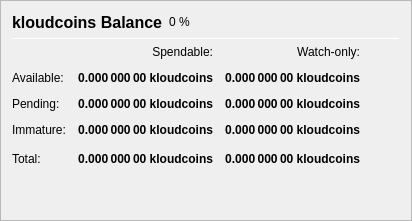
                   <widget class="QFrame" name="frame_Balances">
                    <property name="frameShape">
                     <enum>QFrame::StyledPanel</enum>
                    </property>
                    <property name="frameShadow">
                     <enum>QFrame::Raised</enum>
                    </property>
                    <layout class="QVBoxLayout" name="verticalLayout_4">
                     <item>
                      <layout class="QHBoxLayout" name="horizontalLayout_4">
                       <item>
                        <widget class="QLabel" name="label_5">
                         <property name="minimumSize">
                          <size>
                           <width>0</width>
                           <height>20</height>
                          </size>
                         </property>
                         <property name="font">
                          <font>
                           <pointsize>12</pointsize>
                           <weight>75</weight>
                           <bold>true</bold>
                          </font>
                         </property>
                         <property name="text">
                          <string>kloudcoins Balance</string>
                         </property>
                        </widget>
                       </item>
                       <item>
                        <widget class="QLabel" name="labelECAPercent">
                         <property name="text">
                          <string notr="true">0 %</string>
                         </property>
                        </widget>
                       </item>
                       <item>
                        <spacer name="horizontalSpacer_3">
                         <property name="orientation">
                          <enum>Qt::Horizontal</enum>
                         </property>
                         <property name="sizeHint" stdset="0">
                          <size>
                           <width>40</width>
                           <height>20</height>
                          </size>
                         </property>
                        </spacer>
                       </item>
                      </layout>
                     </item>
                     <item>
                      <widget class="Line" name="line_Balance">
                       <property name="minimumSize">
                        <size>
                         <width>0</width>
                         <height>1</height>
                        </size>
                       </property>
                       <property name="maximumSize">
                        <size>
                         <width>16777215</width>
                         <height>1</height>
                        </size>
                       </property>
                       <property name="orientation">
                        <enum>Qt::Horizontal</enum>
                       </property>
                      </widget>
                     </item>
                     <item>
                      <layout class="QGridLayout" name="gridLayout">
                       <property name="spacing">
                        <number>12</number>
                       </property>
                       <item row="0" column="1">
                        <widget class="QLabel" name="labelSpendable">
                         <property name="text">
                          <string>Spendable:</string>
                         </property>
                         <property name="alignment">
                          <set>Qt::AlignRight|Qt::AlignTrailing|Qt::AlignVCenter</set>
                         </property>
                        </widget>
                       </item>
                       <item row="0" column="2">
                        <widget class="QLabel" name="labelWatchonly">
                         <property name="text">
                          <string>Watch-only:</string>
                         </property>
                         <property name="alignment">
                          <set>Qt::AlignRight|Qt::AlignTrailing|Qt::AlignVCenter</set>
                         </property>
                        </widget>
                       </item>
                       <item row="1" column="0">
                        <widget class="QLabel" name="labelBalanceText">
                         <property name="text">
                          <string>Available:</string>
                         </property>
                        </widget>
                       </item>
                       <item row="1" column="1">
                        <widget class="QLabel" name="labelBalance">
                         <property name="font">
                          <font>
                           <weight>75</weight>
                           <bold>true</bold>
                          </font>
                         </property>
                         <property name="cursor">
                          <cursorShape>IBeamCursor</cursorShape>
                         </property>
                         <property name="toolTip">
                          <string>Your current spendable balance</string>
                         </property>
                         <property name="text">
                          <string notr="true">0.000 000 00 kloudcoins</string>
                         </property>
                         <property name="alignment">
                          <set>Qt::AlignRight|Qt::AlignTrailing|Qt::AlignVCenter</set>
                         </property>
                         <property name="textInteractionFlags">
                          <set>Qt::LinksAccessibleByMouse|Qt::TextSelectableByKeyboard|Qt::TextSelectableByMouse</set>
                         </property>
                        </widget>
                       </item>
                       <item row="1" column="2">
                        <widget class="QLabel" name="labelWatchAvailable">
                         <property name="font">
                          <font>
                           <weight>75</weight>
                           <bold>true</bold>
                          </font>
                         </property>
                         <property name="cursor">
                          <cursorShape>IBeamCursor</cursorShape>
                         </property>
                         <property name="toolTip">
                          <string>Your current balance in watch-only addresses</string>
                         </property>
                         <property name="text">
                          <string notr="true">0.000 000 00 kloudcoins</string>
                         </property>
                         <property name="alignment">
                          <set>Qt::AlignRight|Qt::AlignTrailing|Qt::AlignVCenter</set>
                         </property>
                         <property name="textInteractionFlags">
                          <set>Qt::LinksAccessibleByMouse|Qt::TextSelectableByKeyboard|Qt::TextSelectableByMouse</set>
                         </property>
                        </widget>
                       </item>
                       <item row="2" column="0">
                        <widget class="QLabel" name="labelPendingText">
                         <property name="text">
                          <string>Pending:</string>
                         </property>
                        </widget>
                       </item>
                       <item row="2" column="1">
                        <widget class="QLabel" name="labelUnconfirmed">
                         <property name="font">
                          <font>
                           <weight>75</weight>
                           <bold>true</bold>
                          </font>
                         </property>
                         <property name="cursor">
                          <cursorShape>IBeamCursor</cursorShape>
                         </property>
                         <property name="toolTip">
                          <string>Total of transactions that have yet to be confirmed, and do not yet count toward the spendable balance</string>
                         </property>
                         <property name="text">
                          <string notr="true">0.000 000 00 kloudcoins</string>
                         </property>
                         <property name="alignment">
                          <set>Qt::AlignRight|Qt::AlignTrailing|Qt::AlignVCenter</set>
                         </property>
                         <property name="textInteractionFlags">
                          <set>Qt::LinksAccessibleByMouse|Qt::TextSelectableByKeyboard|Qt::TextSelectableByMouse</set>
                         </property>
                        </widget>
                       </item>
                       <item row="2" column="2">
                        <widget class="QLabel" name="labelWatchPending">
                         <property name="font">
                          <font>
                           <weight>75</weight>
                           <bold>true</bold>
                          </font>
                         </property>
                         <property name="cursor">
                          <cursorShape>IBeamCursor</cursorShape>
                         </property>
                         <property name="toolTip">
                          <string>Unconfirmed transactions to watch-only addresses</string>
                         </property>
                         <property name="text">
                          <string notr="true">0.000 000 00 kloudcoins</string>
                         </property>
                         <property name="alignment">
                          <set>Qt::AlignRight|Qt::AlignTrailing|Qt::AlignVCenter</set>
                         </property>
                         <property name="textInteractionFlags">
                          <set>Qt::LinksAccessibleByMouse|Qt::TextSelectableByKeyboard|Qt::TextSelectableByMouse</set>
                         </property>
                        </widget>
                       </item>
                       <item row="3" column="0">
                        <widget class="QLabel" name="labelImmatureText">
                         <property name="text">
                          <string>Immature:</string>
                         </property>
                        </widget>
                       </item>
                       <item row="3" column="1">
                        <widget class="QLabel" name="labelImmature">
                         <property name="font">
                          <font>
                           <weight>75</weight>
                           <bold>true</bold>
                          </font>
                         </property>
                         <property name="cursor">
                          <cursorShape>IBeamCursor</cursorShape>
                         </property>
                         <property name="toolTip">
                          <string>Staked rewards that has not yet matured</string>
                         </property>
                         <property name="text">
                          <string notr="true">0.000 000 00 kloudcoins</string>
                         </property>
                         <property name="alignment">
                          <set>Qt::AlignRight|Qt::AlignTrailing|Qt::AlignVCenter</set>
                         </property>
                         <property name="textInteractionFlags">
                          <set>Qt::LinksAccessibleByMouse|Qt::TextSelectableByKeyboard|Qt::TextSelectableByMouse</set>
                         </property>
                        </widget>
                       </item>
                       <item row="3" column="2">
                        <widget class="QLabel" name="labelWatchImmature">
                         <property name="font">
                          <font>
                           <weight>75</weight>
                           <bold>true</bold>
                          </font>
                         </property>
                         <property name="cursor">
                          <cursorShape>IBeamCursor</cursorShape>
                         </property>
                         <property name="toolTip">
                          <string>Staked or masternode rewards in watch-only addresses that has not yet matured</string>
                         </property>
                         <property name="text">
                          <string notr="true">0.000 000 00 kloudcoins</string>
                         </property>
                         <property name="alignment">
                          <set>Qt::AlignRight|Qt::AlignTrailing|Qt::AlignVCenter</set>
                         </property>
                         <property name="textInteractionFlags">
                          <set>Qt::LinksAccessibleByMouse|Qt::TextSelectableByKeyboard|Qt::TextSelectableByMouse</set>
                         </property>
                        </widget>
                       </item>
                       <!--
                       <item row="4" column="0">
                        <widget class="QLabel" name="labelLockedBalanceText">
                         <property name="toolTip">
                          <string>Locked kloudcoins or Masternode collaterals. These are excluded from zECA minting.</string>
                         </property>
                         <property name="text">
                          <string>Locked:</string>
                         </property>
                        </widget>
                       </item>
                       <item row="4" column="1">
                        <widget class="QLabel" name="labelLockedBalance">
                         <property name="font">
                          <font>
                           <weight>75</weight>
                           <bold>true</bold>
                          </font>
                         </property>
                         <property name="cursor">
                          <cursorShape>IBeamCursor</cursorShape>
                         </property>
                         <property name="toolTip">
                          <string>Locked kloudcoins or Masternode collaterals. These are excluded from zECA minting.</string>
                         </property>
                         <property name="text">
                          <string notr="true">0.000 000 00 kloudcoins</string>
                         </property>
                         <property name="alignment">
                          <set>Qt::AlignRight|Qt::AlignTrailing|Qt::AlignVCenter</set>
                         </property>
                         <property name="textInteractionFlags">
                          <set>Qt::LinksAccessibleByMouse|Qt::TextSelectableByKeyboard|Qt::TextSelectableByMouse</set>
                         </property>
                        </widget>
                       </item>
                       <item row="4" column="2">
                        <widget class="QLabel" name="labelWatchLocked">
                         <property name="font">
                          <font>
                           <weight>75</weight>
                           <bold>true</bold>
                          </font>
                         </property>
                         <property name="cursor">
                          <cursorShape>IBeamCursor</cursorShape>
                         </property>
                         <property name="toolTip">
                          <string>Current locked balance in watch-only addresses</string>
                         </property>
                         <property name="text">
                          <string notr="true">0.000 000 00 kloudcoins</string>
                         </property>
                         <property name="alignment">
                          <set>Qt::AlignRight|Qt::AlignTrailing|Qt::AlignVCenter</set>
                         </property>
                         <property name="textInteractionFlags">
                          <set>Qt::LinksAccessibleByMouse|Qt::TextSelectableByKeyboard|Qt::TextSelectableByMouse</set>
                         </property>
                        </widget>
                       </item>
                       -->
                       <item row="5" column="0">
                        <widget class="QLabel" name="labelTotalText">
                         <property name="toolTip">
                          <string>Your current kloudcoins balance, unconfirmed and immature transactions included</string>
                         </property>
                         <property name="text">
                          <string>Total:</string>
                         </property>
                        </widget>
                       </item>
                       <item row="5" column="1">
                        <widget class="QLabel" name="labelTotal">
                         <property name="font">
                          <font>
                           <weight>75</weight>
                           <bold>true</bold>
                          </font>
                         </property>
                         <property name="cursor">
                          <cursorShape>IBeamCursor</cursorShape>
                         </property>
                         <property name="toolTip">
                          <string>Your current kloudcoins balance, unconfirmed and immature transactions included</string>
                         </property>
                         <property name="text">
                          <string notr="true">0.000 000 00 kloudcoins</string>
                         </property>
                         <property name="alignment">
                          <set>Qt::AlignRight|Qt::AlignTrailing|Qt::AlignVCenter</set>
                         </property>
                         <property name="textInteractionFlags">
                          <set>Qt::LinksAccessibleByMouse|Qt::TextSelectableByKeyboard|Qt::TextSelectableByMouse</set>
                         </property>
                        </widget>
                       </item>
                       <item row="5" column="2">
                        <widget class="QLabel" name="labelWatchTotal">
                         <property name="font">
                          <font>
                           <weight>75</weight>
                           <bold>true</bold>
                          </font>
                         </property>
                         <property name="cursor">
                          <cursorShape>IBeamCursor</cursorShape>
                         </property>
                         <property name="toolTip">
                          <string>Current total balance in watch-only addresses</string>
                         </property>
                         <property name="text">
                          <string notr="true">0.000 000 00 kloudcoins</string>
                         </property>
                         <property name="alignment">
                          <set>Qt::AlignRight|Qt::AlignTrailing|Qt::AlignVCenter</set>
                         </property>
                         <property name="textInteractionFlags">
                          <set>Qt::LinksAccessibleByMouse|Qt::TextSelectableByKeyboard|Qt::TextSelectableByMouse</set>
                         </property>
                        </widget>
                       </item>
                       <item row="5" column="3">
                        <spacer name="horizontalSpacer_9">
                         <property name="orientation">
                          <enum>Qt::Horizontal</enum>
                         </property>
                         <property name="sizeHint" stdset="0">
                          <size>
                           <width>40</width>
                           <height>20</height>
                          </size>
                         </property>
                        </spacer>
                       </item>
                      </layout>
                     </item>
                     <item>
                      <spacer name="verticalSpacer_3">
                       <property name="orientation">
                        <enum>Qt::Vertical</enum>
                       </property>
                       <property name="sizeHint" stdset="0">
                        <size>
                         <width>20</width>
                         <height>40</height>
                        </size>
                       </property>
                      </spacer>
                     </item>
                    </layout>
                   </widget>
